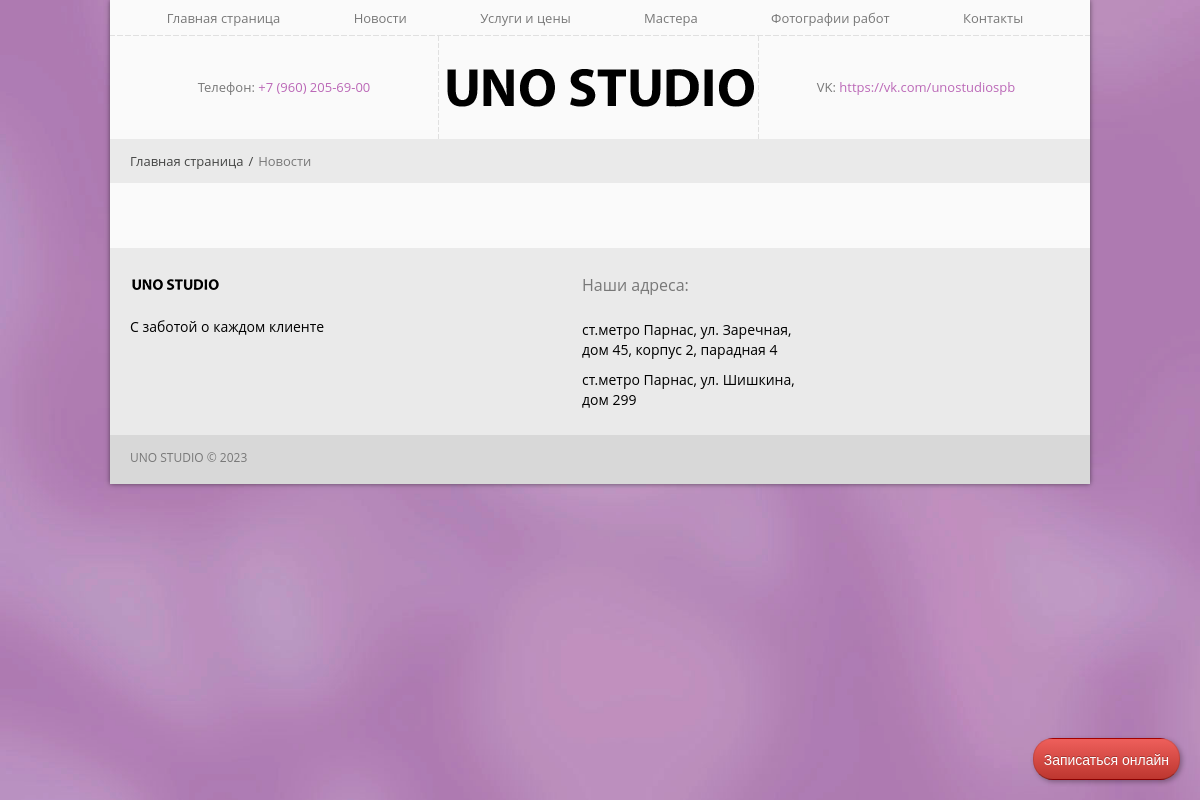
The page /news/ on the database as committed earlier.
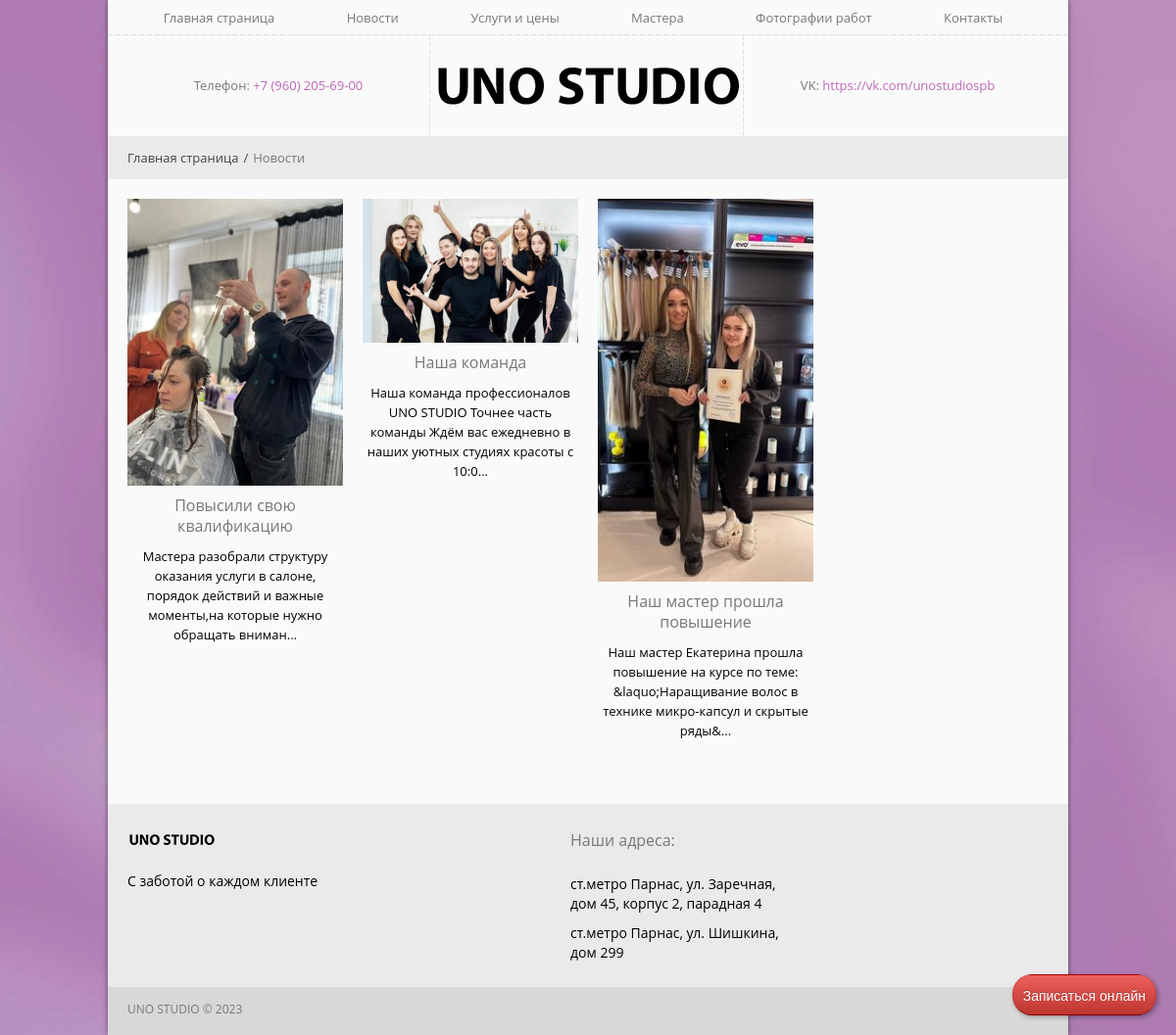
The same page on the database as committed later.
### news/models.py (models this page shows, shortened)
class News(models.Model):
    title = models.CharField(max_length=100, verbose_name='Введите заголовок')
    image = models.ImageField(upload_to='news/images/', verbose_name='Выберите картинку')
    description = models.TextField(verbose_name='Введите текст новости')
    date = models.DateField(auto_now_add=True)
    class Meta:
        verbose_name = 'Новость'
        verbose_name_plural = 'Новости'

### news/views.py (the view)
# urls.py: path('news/', views.news, name='news'),
def news(request):
    news_list = News.objects.order_by('-date')
    return render(request, 'news/news.html', {'news_list': news_list})

### news/templates/news/news.html (shortened to what this page needs)
{% extends 'discount/base.html' %}
{% load static %}
{% block content %}
    <div class="page_container">
    	<div class="wrap">
        	<div class="breadcrumb">
				<div>
					<a href="{% url 'discount:index' %}">Главная страница</a><span>/</span>Новости
				</div>
			</div>
			<div class="container">
                <div class="row">
                    <div class="projects">
                        {% for news in news_list %}
                        <div class="span3 element category01 height_3column" data-category="category01">
                            <div class="hover_img">
                                <a href="{% url 'news:detail' news.id %}"><img src="{{ news.image.url }}" alt="" /></a>
                            </div>
                            <div class="item_description">
                                <h6><a href="{% url 'news:detail' news.id %}">{{ news.title }}</a></h6>
                                <div class="descr">{{ news.description|striptags|slice:120}}...</div>
                            </div>
                        </div>
                        {% endfor %}
                    </div>
                </div>
            </div>
        </div>
    </div>
{% endblock %}

Rows that differ between the two databases and show on the page:
added News: image (picture), title "Повысили свою квалификацию", description "Мастера разобрали структуру оказания услуги в салоне, порядок действий и важные моменты,на которые нужно обращать вниман"
added News: image (picture), title "Наша команда", description "Наша команда профессионалов UNO STUDIO Точнее часть команды Ждём вас ежедневно в наших уютных студиях красоты с 10:0"
added News: image (picture), title "Наш мастер прошла повышение", description "Наш мастер Екатерина прошла повышение на курсе по теме: &laquo;Наращивание волос в технике микро-капсул и скрытые ряды&"
